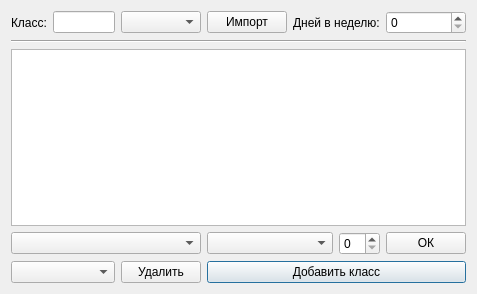
<?xml version="1.0" encoding="UTF-8"?>
<ui version="4.0">
 <class>DialogClass</class>
 <widget class="QDialog" name="DialogClass">
  <property name="geometry">
   <rect>
    <x>0</x>
    <y>0</y>
    <width>477</width>
    <height>294</height>
   </rect>
  </property>
  <property name="windowTitle">
   <string>Редактирование классов</string>
  </property>
  <property name="windowIcon">
   <iconset>
    <normaloff>media/icon0.png</normaloff>media/icon0.png</iconset>
  </property>
  <layout class="QGridLayout" name="gridLayout">
   <item row="3" column="5">
    <widget class="QSpinBox" name="spinLesson"/>
   </item>
   <item row="4" column="3" colspan="4">
    <widget class="QPushButton" name="pushSave">
     <property name="text">
      <string>Добавить класс</string>
     </property>
    </widget>
   </item>
   <item row="3" column="0" colspan="3">
    <widget class="QComboBox" name="comboTeacher"/>
   </item>
   <item row="0" column="6">
    <widget class="QSpinBox" name="spinDays"/>
   </item>
   <item row="1" column="0" colspan="7">
    <widget class="Line" name="line">
     <property name="orientation">
      <enum>Qt::Horizontal</enum>
     </property>
    </widget>
   </item>
   <item row="0" column="4" colspan="2">
    <widget class="QLabel" name="label_2">
     <property name="text">
      <string>Дней в неделю:</string>
     </property>
    </widget>
   </item>
   <item row="2" column="0" colspan="7">
    <widget class="QListWidget" name="listView"/>
   </item>
   <item row="3" column="3" colspan="2">
    <widget class="QComboBox" name="comboLesson"/>
   </item>
   <item row="3" column="6">
    <widget class="QPushButton" name="pushOk">
     <property name="text">
      <string>ОК</string>
     </property>
    </widget>
   </item>
   <item row="0" column="0">
    <widget class="QLabel" name="label">
     <property name="text">
      <string>Класс:</string>
     </property>
    </widget>
   </item>
   <item row="0" column="1">
    <widget class="QLineEdit" name="nameEdit"/>
   </item>
   <item row="4" column="2">
    <widget class="QPushButton" name="pushDelete">
     <property name="text">
      <string>Удалить</string>
     </property>
    </widget>
   </item>
   <item row="4" column="0" colspan="2">
    <widget class="QComboBox" name="comboDelete"/>
   </item>
   <item row="0" column="2">
    <widget class="QComboBox" name="comboImport"/>
   </item>
   <item row="0" column="3">
    <widget class="QPushButton" name="pushImport">
     <property name="text">
      <string>Импорт</string>
     </property>
    </widget>
   </item>
  </layout>
 </widget>
 <resources/>
 <connections/>
</ui>
